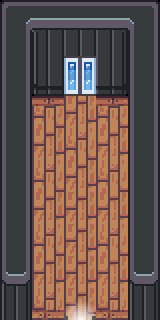

Rendered tile map (Tiled .tmx) drawn with the repository's tilesets; below, a short description and the map source with its tile grids summarised:
An orthogonal 5x10 tile map with 32x32 px tiles, 4 tile layers (Tile Layer 1, Tile Layer 2, Tile Layer 3, Above Player), 4 tilesets and 10 objects (5x event, 5x collision).

<map version="1.10" tiledversion="1.11.0" orientation="orthogonal" renderorder="right-down" width="5" height="10" tilewidth="32" tileheight="32" infinite="0" nextlayerid="7" nextobjectid="12">
 <properties>
  <property name="edges" value="clamped" />
  <property name="scenario" value="xero" />
  <property name="slug" value="taba_ba_foyer" />
 </properties>
 <tileset firstgid="1" name="core_indoor_floors" tilewidth="32" tileheight="32" tilecount="3864" columns="46">
  <image source="../gfx/tilesets/core_indoor_floors.png" width="1472" height="2688" />
 </tileset>
 <tileset firstgid="3865" name="core_indoor_walls" tilewidth="32" tileheight="32" tilecount="3864" columns="46">
  <image source="../gfx/tilesets/core_indoor_walls.png" width="1472" height="2688" />
 </tileset>
 <tileset firstgid="7729" name="doors" tilewidth="32" tileheight="32" tilecount="132" columns="11">
  <image source="../gfx/tilesets/doors.png" width="352" height="384" />
 </tileset>
 <tileset firstgid="7861" name="floorsandwalls" tilewidth="32" tileheight="32" tilecount="88" columns="11">
  <image source="../gfx/tilesets/floorsandwalls.png" width="352" height="256" />
 </tileset>
 <layer id="1" name="Tile Layer 1" width="5" height="10">
  <data>[50 cells, 50 non-empty, 14 distinct tile ids]</data>
 </layer>
 <layer id="2" name="Tile Layer 2" width="5" height="10">
  <data>[50 cells, 8 non-empty, 6 distinct tile ids]</data>
 </layer>
 <layer id="3" name="Tile Layer 3" width="5" height="10">
  <data>[50 cells, 0 non-empty, 0 distinct tile ids]</data>
 </layer>
 <layer id="4" name="Above Player" width="5" height="10">
  <data>[50 cells, 0 non-empty, 0 distinct tile ids]</data>
 </layer>
 <objectgroup color="#fffb00" id="4" name="Events">
  <object id="7" name="back to route1" type="event" x="64" y="288" width="32" height="32">
   <properties>
    <property name="act1" value="transition_teleport player,route1.tmx,54,33,0.5" />
    <property name="cond1" value="is char_at player" />
    <property name="cond2" value="is char_facing player,down" />
   </properties>
  </object>
  <object id="8" name="timmy is here!" type="event" x="128" y="64" width="32" height="32">
   <properties>
    <property name="act1" value="create_npc timmy,3,3,stand" />
    <property name="cond1" value="not char_exists timmy" />
   </properties>
  </object>
  <object id="9" name="talk to timmy" type="event" x="96" y="128" width="32" height="32">
   <properties>
    <property name="act1" value="lock_controls" />
    <property name="act2" value="translated_dialog mydadiscool" />
    <property name="act4" value="wait 1.1" />
    <property name="act5" value="char_face timmy,down" />
    <property name="act6" value="translated_dialog mydadiscool2" />
    <property name="act7" value="unlock_controls" />
    <property name="cond1" value="is char_at player" />
    <property name="cond2" value="is char_facing player,up" />
    <property name="cond3" value="is button_pressed INTERACT" />
   </properties>
  </object>
  <object id="10" name="talk to timmy2" type="event" x="64" y="96" width="32" height="32">
   <properties>
    <property name="act1" value="lock_controls" />
    <property name="act2" value="char_face timmy,left" />
    <property name="act3" value="translated_dialog mydadiscool" />
    <property name="act5" value="wait 1.1" />
    <property name="act6" value="translated_dialog mydadiscool2" />
    <property name="act7" value="unlock_controls" />
    <property name="cond1" value="is char_at player" />
    <property name="cond2" value="is char_facing player,right" />
    <property name="cond3" value="is button_pressed INTERACT" />
   </properties>
  </object>
  <object id="11" name="enter the battle area" type="event" x="64" y="64" width="32" height="32">
   <properties>
    <property name="act1" value="transition_teleport player,taba_ba_main.tmx,9,9,0.5" />
    <property name="cond1" value="is char_at player" />
    <property name="cond2" value="is char_facing player,up" />
   </properties>
  </object>
 </objectgroup>
 <objectgroup color="#ff2600" id="3" name="Collisions">
  <object id="2" type="collision" x="128" y="0" width="32" height="320" />
  <object id="3" type="collision" x="0" y="0" width="32" height="320" />
  <object id="4" type="collision" x="32" y="64" width="32" height="32" />
  <object id="5" type="collision" x="96" y="64" width="32" height="32" />
  <object id="6" type="collision" x="32" y="32" width="96" height="32" />
 </objectgroup>
</map>
